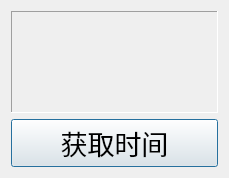
<?xml version="1.0" encoding="UTF-8"?>
<ui version="4.0">
 <class>TimeDialog</class>
 <widget class="QDialog" name="TimeDialog">
  <property name="geometry">
   <rect>
    <x>0</x>
    <y>0</y>
    <width>229</width>
    <height>178</height>
   </rect>
  </property>
  <property name="font">
   <font>
    <pointsize>20</pointsize>
   </font>
  </property>
  <property name="windowTitle">
   <string>时间</string>
  </property>
  <layout class="QVBoxLayout" name="verticalLayout">
   <item>
    <widget class="QLabel" name="m_labTime">
     <property name="frameShape">
      <enum>QFrame::Panel</enum>
     </property>
     <property name="frameShadow">
      <enum>QFrame::Sunken</enum>
     </property>
     <property name="text">
      <string/>
     </property>
     <property name="alignment">
      <set>Qt::AlignCenter</set>
     </property>
    </widget>
   </item>
   <item>
    <widget class="QPushButton" name="m_btnTime">
     <property name="text">
      <string>获取时间</string>
     </property>
    </widget>
   </item>
  </layout>
 </widget>
 <resources/>
 <connections/>
</ui>
